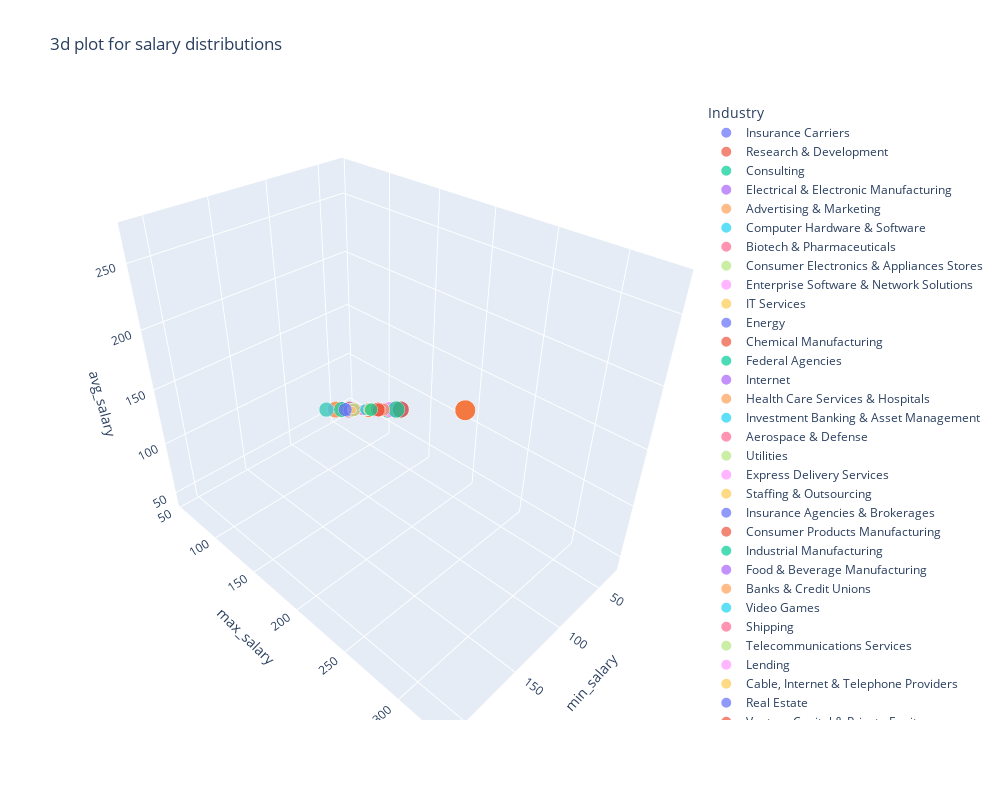

The code cell stored with this chart in its notebook:
### Markdown cell above
The scatter plot on the left shows the relationship betweeen minimum salaries (horizontal axis) and maximum salaries (vertical axis) for various roles (dots). A line of best fit (shown in red) indicates a positive correlation: As the minimum salary increases, so does the maximum salary. This suggests that roles with higher entry requirements tend to offer greater earning potential. 

The box plot provides a summary of the salary ranges for minimum and maximum salaries, highlighting the interquartile range and outliers. We are able to understand the salary structures and could help candidates negotiate salaries based on financial goals.

### Code cell
fig = px.scatter_3d(data_frame=df, x='min_salary', y='max_salary', z='avg_salary',
                    color='Industry', size='min_salary', title='3d plot for salary distributions',
                   width=1000, height=800)
#fig.layout.height = 500
fig.show()

### Figure 1 — Plotly figure (JSON) as saved in the notebook; plotly's stock layout.template omitted (floating-point values rounded to 4 significant figures)
{"data": [{"hovertemplate": "Industry=Insurance Carriers<br>min_salary=%{marker.size}<br>max_salary=%{y}<br>avg_salary=%{z}<extra></extra>", "legendgroup": "Insurance Carriers", "marker": {"color": "#636efa", "size": [137, 137, 75, 75, 79, 79, 90, 101, 56, 56, 79, 71, 71, 90, 90, 90, 145, 79, 112, 112, 110, 69, 66, 66, 128, 87, 92, 92], "sizemode": "area", "sizeref": 0.53, "symbol": "circle"}, "mode": "markers", "name": "Insurance Carriers", "scene": "scene", "showlegend": true, "type": "scatter3d", "x": [137, 137, 75, 75, 79, 79, 90, 101, 56, 56, 79, 71, 71, 90, 90, 90, 145, 79, 112, 112, 110, 69, 66, 66, 128, 87, 92, 92], "y": [171, 171, 131, 131, 131, 131, 109, 165, 97, 97, 106, 123, 123, 124, 124, 124, 225, 147, 116, 116, 163, 116, 112, 112, 201, 141, 155, 155], "z": [154, 154, 103, 103, 105, 105, 99, 133, 76, 76, 92, 97, 97, 107, 107, 107, 185, 113, 114, 114, 136, 92, 89, 89, 164, 114, 123, 123]}, {"hovertemplate": "Industry=Research & Development<br>min_salary=%{marker.size}<br>max_salary=%{y}<br>avg_salary=%{z}<extra></extra>", "legendgroup": "Research & Development", "marker": {"color": "#EF553B", "size": [137, 79, 101, 79, 79, 90, 79, 112, 112, 79, 31, 212, 212, 212, 66, 87, 92], "sizemode": "area", "sizeref": 0.53, "symbol": "circle"}, "mode": "markers", "name": "Research & Development", "scene": "scene", "showlegend": true, "type": "scatter3d", "x": [137, 79, 101, 79, 79, 90, 79, 112, 112, 79, 31, 212, 212, 212, 66, 87, 92], "y": [171, 131, 165, 106, 106, 124, 147, 116, 116, 133, 56, 331, 331, 331, 112, 141, 155], "z": [154, 105, 133, 92, 92, 107, 113, 114, 114, 106, 43, 271, 271, 271, 89, 114, 123]}, {"hovertemplate": "Industry=Consulting<br>min_salary=%{marker.size}<br>max_salary=%{y}<br>avg_salary=%{z}<extra></extra>", "legendgroup": "Consulting", "marker": {"color": "#00cc96", "size": [137, 137, 137, 75, 79, 99, 99, 99, 79, 90, 91, 91, 122, 122, 112, 124, 124, 69, 69, 95, 95, 212, 128, 128, 80, 87, 87, 87, 92, 92], "sizemode": "area", "sizeref": 0.53, "symbol": "circle"}, "mode": "markers", "name": "Consulting", "scene": "scene", "showlegend": true, "type": "scatter3d", "x": [137, 137, 137, 75, 79, 99, 99, 99, 79, 90, 91, 91, 122, 122, 112, 124, 124, 69, 69, 95, 95, 212, 128, 128, 80, 87, 87, 87, 92, 92], "y": [171, 171, 171, 131, 131, 132, 132, 132, 106, 124, 150, 150, 146, 146, 116, 198, 198, 116, 116, 119, 119, 331, 201, 201, 132, 141, 141, 141, 155, 155], "z": [154, 154, 154, 103, 105, 115, 115, 115, 92, 107, 120, 120, 134, 134, 114, 161, 161, 92, 92, 107, 107, 271, 164, 164, 106, 114, 114, 114, 123, 123]}, {"hovertemplate": "Industry=Electrical & Electronic Manufacturing<br>min_salary=%{marker.size}<br>max_salary=%{y}<br>avg_salary=%{z}<extra></extra>", "legendgroup": "Electrical & Electronic Manufacturing", "marker": {"color": "#ab63fa", "size": [137, 90, 141], "sizemode": "area", "sizeref": 0.53, "symbol": "circle"}, "mode": "markers", "name": "Electrical & Electronic Manufacturing", "scene": "scene", "showlegend": true, "type": "scatter3d", "x": [137, 90, 141], "y": [171, 109, 225], "z": [154, 99, 183]}, {"hovertemplate": "Industry=Advertising & Marketing<br>min_salary=%{marker.size}<br>max_salary=%{y}<br>avg_salary=%{z}<extra></extra>", "legendgroup": "Advertising & Marketing", "marker": {"color": "#FFA15A", "size": [137, 137, 75, 79, 99, 99, 90, 90, 90, 56, 56, 79, 90, 90, 110, 69, 138, 138, 80, 105, 105], "sizemode": "area", "sizeref": 0.53, "symbol": "circle"}, "mode": "markers", "name": "Advertising & Marketing", "scene": "scene", "showlegend": true, "type": "scatter3d", "x": [137, 137, 75, 79, 99, 99, 90, 90, 90, 56, 56, 79, 90, 90, 110, 69, 138, 138, 80, 105, 105], "y": [171, 171, 131, 131, 132, 132, 109, 109, 109, 97, 97, 106, 124, 124, 163, 116, 158, 158, 132, 167, 167], "z": [154, 154, 103, 105, 115, 115, 99, 99, 99, 76, 76, 92, 107, 107, 136, 92, 148, 148, 106, 136, 136]}, {"hovertemplate": "Industry=Computer Hardware & Software<br>min_salary=%{marker.size}<br>max_salary=%{y}<br>avg_salary=%{z}<extra></extra>", "legendgroup": "Computer Hardware & Software", "marker": {"color": "#19d3f3", "size": [137, 137, 137, 137, 75, 79, 79, 79, 79, 79, 99, 99, 99, 99, 99, 99, 90, 90, 90, 101, 101, 56, 79, 79, 90, 90, 90, 91, 141, 145, 79, 79, 79, 122, 122, 112, 112, 110, 110, 79, 69, 31, 31, 95, 212, 66, 128, 128, 128, 138, 80, 87, 87, 92, 92], "sizemode": "area", "sizeref": 0.53, "symbol": "circle"}, "mode": "markers", "name": "Computer Hardware & Software", "scene": "scene", "showlegend": true, "type": "scatter3d", "x": [137, 137, 137, 137, 75, 79, 79, 79, 79, 79, 99, 99, 99, 99, 99, 99, 90, 90, 90, 101, 101, 56, 79, 79, 90, 90, 90, 91, 141, 145, 79, 79, 79, 122, 122, 112, 112, 110, 110, 79, 69, 31, 31, 95, 212, 66, 128, 128, 128, 138, 80, 87, 87, 92, 92], "y": [171, 171, 171, 171, 131, 131, 131, 131, 131, 131, 132, 132, 132, 132, 132, 132, 109, 109, 109, 165, 165, 97, 106, 106, 124, 124, 124, 150, 225, 225, 147, 147, 147, 146, 146, 116, 116, 163, 163, 133, 116, 56, 56, 119, 331, 112, 201, 201, 201, 158, 132, 141, 141, 155, 155], "z": [154, 154, 154, 154, 103, 105, 105, 105, 105, 105, 115, 115, 115, 115, 115, 115, 99, 99, 99, 133, 133, 76, 92, 92, 107, 107, 107, 120, 183, 185, 113, 113, 113, 134, 134, 114, 114, 136, 136, 106, 92, 43, 43, 107, 271, 89, 164, 164, 164, 148, 106, 114, 114, 123, 123]}, {"hovertemplate": "Industry=Biotech & Pharmaceuticals<br>min_salary=%{marker.size}<br>max_salary=%{y}<br>avg_salary=%{z}<extra></extra>", "legendgroup": "Biotech & Pharmaceuticals", "marker": {"color": "#FF6692", "size": [137, 75, 75, 75, 75, 75, 79, 79, 79, 79, 79, 79, 99, 99, 90, 90, 90, 90, 90, 90, 101, 101, 101, 56, 56, 56, 56, 56, 56, 79, 79, 79, 71, 90, 90, 91, 91, 141, 145, 145, 79, 112, 112, 110, 110, 110, 124, 79, 69, 31, 95, 212, 212, 212, 128, 128, 128, 128, 138, 80, 80, 92, 105], "sizemode": "area", "sizeref": 0.53, "symbol": "circle"}, "mode": "markers", "name": "Biotech & Pharmaceuticals", "scene": "scene", "showlegend": true, "type": "scatter3d", "x": [137, 75, 75, 75, 75, 75, 79, 79, 79, 79, 79, 79, 99, 99, 90, 90, 90, 90, 90, 90, 101, 101, 101, 56, 56, 56, 56, 56, 56, 79, 79, 79, 71, 90, 90, 91, 91, 141, 145, 145, 79, 112, 112, 110, 110, 110, 124, 79, 69, 31, 95, 212, 212, 212, 128, 128, 128, 128, 138, 80, 80, 92, 105], "y": [171, 131, 131, 131, 131, 131, 131, 131, 131, 131, 131, 131, 132, 132, 109, 109, 109, 109, 109, 109, 165, 165, 165, 97, 97, 97, 97, 97, 97, 106, 106, 106, 123, 124, 124, 150, 150, 225, 225, 225, 147, 116, 116, 163, 163, 163, 198, 133, 116, 56, 119, 331, 331, 331, 201, 201, 201, 201, 158, 132, 132, 155, 167], "z": [154, 103, 103, 103, 103, 103, 105, 105, 105, 105, 105, 105, 115, 115, 99, 99, 99, 99, 99, 99, 133, 133, 133, 76, 76, 76, 76, 76, 76, 92, 92, 92, 97, 107, 107, 120, 120, 183, 185, 185, 113, 114, 114, 136, 136, 136, 161, 106, 92, 43, 107, 271, 271, 271, 164, 164, 164, 164, 148, 106, 106, 123, 136]}, {"hovertemplate": "Industry=Consumer Electronics & Appliances Stores<br>min_salary=%{marker.size}<br>max_salary=%{y}<br>avg_salary=%{z}<extra></extra>", "legendgroup": "Consumer Electronics & Appliances Stores", "marker": {"color": "#B6E880", "size": [137, 79], "sizemode": "area", "sizeref": 0.53, "symbol": "circle"}, "mode": "markers", "name": "Consumer Electronics & Appliances Stores", "scene": "scene", "showlegend": true, "type": "scatter3d", "x": [137, 79], "y": [171, 131], "z": [154, 105]}, {"hovertemplate": "Industry=Enterprise Software & Network Solutions<br>min_salary=%{marker.size}<br>max_salary=%{y}<br>avg_salary=%{z}<extra></extra>", "legendgroup": "Enterprise Software & Network Solutions", "marker": {"color": "#FF97FF", "size": [137, 137, 137, 137, 75, 75, 75, 75, 75, 75, 75, 79, 99, 99, 99, 99, 90, 90, 90, 101, 101, 101, 79, 90, 91, 145, 122, 122, 122, 112, 110, 110, 124, 31, 31, 66, 138, 138, 80, 87, 92, 92], "sizemode": "area", "sizeref": 0.53, "symbol": "circle"}, "mode": "markers", "name": "Enterprise Software & Network Solutions", "scene": "scene", "showlegend": true, "type": "scatter3d", "x": [137, 137, 137, 137, 75, 75, 75, 75, 75, 75, 75, 79, 99, 99, 99, 99, 90, 90, 90, 101, 101, 101, 79, 90, 91, 145, 122, 122, 122, 112, 110, 110, 124, 31, 31, 66, 138, 138, 80, 87, 92, 92], "y": [171, 171, 171, 171, 131, 131, 131, 131, 131, 131, 131, 131, 132, 132, 132, 132, 109, 109, 109, 165, 165, 165, 106, 124, 150, 225, 146, 146, 146, 116, 163, 163, 198, 56, 56, 112, 158, 158, 132, 141, 155, 155], "z": [154, 154, 154, 154, 103, 103, 103, 103, 103, 103, 103, 105, 115, 115, 115, 115, 99, 99, 99, 133, 133, 133, 92, 107, 120, 185, 134, 134, 134, 114, 136, 136, 161, 43, 43, 89, 148, 148, 106, 114, 123, 123]}, {"hovertemplate": "Industry=IT Services<br>min_salary=%{marker.size}<br>max_salary=%{y}<br>avg_salary=%{z}<extra></extra>", "legendgroup": "IT Services", "marker": {"color": "#FECB52", "size": [137, 75, 75, 79, 79, 90, 101, 56, 56, 79, 79, 79, 71, 71, 90, 90, 91, 91, 91, 141, 141, 145, 145, 79, 79, 122, 112, 110, 124, 124, 79, 69, 69, 69, 31, 31, 95, 212, 66, 66, 66, 66, 66, 66, 80, 80, 80, 87, 87, 92, 105, 105], "sizemode": "area", "sizeref": 0.53, "symbol": "circle"}, "mode": "markers", "name": "IT Services", "scene": "scene", "showlegend": true, "type": "scatter3d", "x": [137, 75, 75, 79, 79, 90, 101, 56, 56, 79, 79, 79, 71, 71, 90, 90, 91, 91, 91, 141, 141, 145, 145, 79, 79, 122, 112, 110, 124, 124, 79, 69, 69, 69, 31, 31, 95, 212, 66, 66, 66, 66, 66, 66, 80, 80, 80, 87, 87, 92, 105, 105], "y": [171, 131, 131, 131, 131, 109, 165, 97, 97, 106, 106, 106, 123, 123, 124, 124, 150, 150, 150, 225, 225, 225, 225, 147, 147, 146, 116, 163, 198, 198, 133, 116, 116, 116, 56, 56, 119, 331, 112, 112, 112, 112, 112, 112, 132, 132, 132, 141, 141, 155, 167, 167], "z": [154, 103, 103, 105, 105, 99, 133, 76, 76, 92, 92, 92, 97, 97, 107, 107, 120, 120, 120, 183, 183, 185, 185, 113, 113, 134, 114, 136, 161, 161, 106, 92, 92, 92, 43, 43, 107, 271, 89, 89, 89, 89, 89, 89, 106, 106, 106, 114, 114, 123, 136, 136]}, {"hovertemplate": "Industry=Energy<br>min_salary=%{marker.size}<br>max_salary=%{y}<br>avg_salary=%{z}<extra></extra>", "legendgroup": "Energy", "marker": {"color": "#636efa", "size": [137, 56, 91, 112, 66], "sizemode": "area", "sizeref": 0.53, "symbol": "circle"}, "mode": "markers", "name": "Energy", "scene": "scene", "showlegend": true, "type": "scatter3d", "x": [137, 56, 91, 112, 66], "y": [171, 97, 150, 116, 112], "z": [154, 76, 120, 114, 89]}, {"hovertemplate": "Industry=Chemical Manufacturing<br>min_salary=%{marker.size}<br>max_salary=%{y}<br>avg_salary=%{z}<extra></extra>", "legendgroup": "Chemical Manufacturing", "marker": {"color": "#EF553B", "size": [137, 137, 56], "sizemode": "area", "sizeref": 0.53, "symbol": "circle"}, "mode": "markers", "name": "Chemical Manufacturing", "scene": "scene", "showlegend": true, "type": "scatter3d", "x": [137, 137, 56], "y": [171, 171, 97], "z": [154, 154, 76]}, {"hovertemplate": "Industry=Federal Agencies<br>min_salary=%{marker.size}<br>max_salary=%{y}<br>avg_salary=%{z}<extra></extra>", "legendgroup": "Federal Agencies", "marker": {"color": "#00cc96", "size": [137, 137, 75, 90, 101, 56, 71, 91, 145, 79, 110, 128, 128, 138, 138, 80], "sizemode": "area", "sizeref": 0.53, "symbol": "circle"}, "mode": "markers", "name": "Federal Agencies", "scene": "scene", "showlegend": true, "type": "scatter3d", "x": [137, 137, 75, 90, 101, 56, 71, 91, 145, 79, 110, 128, 128, 138, 138, 80], "y": [171, 171, 131, 109, 165, 97, 123, 150, 225, 147, 163, 201, 201, 158, 158, 132], "z": [154, 154, 103, 99, 133, 76, 97, 120, 185, 113, 136, 164, 164, 148, 148, 106]}, {"hovertemplate": "Industry=Internet<br>min_salary=%{marker.size}<br>max_salary=%{y}<br>avg_salary=%{z}<extra></extra>", "legendgroup": "Internet", "marker": {"color": "#ab63fa", "size": [137, 137, 75, 75, 79, 79, 79, 99, 99, 56, 79, 71, 71, 71, 91, 141, 145, 112, 124, 124, 79, 69, 95, 66, 128, 128, 80], "sizemode": "area", "sizeref": 0.53, "symbol": "circle"}, "mode": "markers", "name": "Internet", "scene": "scene", "showlegend": true, "type": "scatter3d", "x": [137, 137, 75, 75, 79, 79, 79, 99, 99, 56, 79, 71, 71, 71, 91, 141, 145, 112, 124, 124, 79, 69, 95, 66, 128, 128, 80], "y": [171, 171, 131, 131, 131, 131, 131, 132, 132, 97, 106, 123, 123, 123, 150, 225, 225, 116, 198, 198, 133, 116, 119, 112, 201, 201, 132], "z": [154, 154, 103, 103, 105, 105, 105, 115, 115, 76, 92, 97, 97, 97, 120, 183, 185, 114, 161, 161, 106, 92, 107, 89, 164, 164, 106]}, {"hovertemplate": "Industry=Health Care Services & Hospitals<br>min_salary=%{marker.size}<br>max_salary=%{y}<br>avg_salary=%{z}<extra></extra>", "legendgroup": "Health Care Services & Hospitals", "marker": {"color": "#FFA15A", "size": [137, 75, 75, 79, 99, 99, 99, 56, 79, 145, 112, 110, 110, 95, 138, 80, 80, 87], "sizemode": "area", "sizeref": 0.53, "symbol": "circle"}, "mode": "markers", "name": "Health Care Services & Hospitals", "scene": "scene", "showlegend": true, "type": "scatter3d", "x": [137, 75, 75, 79, 99, 99, 99, 56, 79, 145, 112, 110, 110, 95, 138, 80, 80, 87], "y": [171, 131, 131, 131, 132, 132, 132, 97, 106, 225, 116, 163, 163, 119, 158, 132, 132, 141], "z": [154, 103, 103, 105, 115, 115, 115, 76, 92, 185, 114, 136, 136, 107, 148, 106, 106, 114]}, {"hovertemplate": "Industry=Investment Banking & Asset Management<br>min_salary=%{marker.size}<br>max_salary=%{y}<br>avg_salary=%{z}<extra></extra>", "legendgroup": "Investment Banking & Asset Management", "marker": {"color": "#19d3f3", "size": [137, 75, 75, 79, 99, 99, 71, 71, 79, 79, 79, 31, 128], "sizemode": "area", "sizeref": 0.53, "symbol": "circle"}, "mode": "markers", "name": "Investment Banking & Asset Management", "scene": "scene", "showlegend": true, "type": "scatter3d", "x": [137, 75, 75, 79, 99, 99, 71, 71, 79, 79, 79, 31, 128], "y": [171, 131, 131, 131, 132, 132, 123, 123, 147, 147, 133, 56, 201], "z": [154, 103, 103, 105, 115, 115, 97, 97, 113, 113, 106, 43, 164]}, {"hovertemplate": "Industry=Aerospace & Defense<br>min_salary=%{marker.size}<br>max_salary=%{y}<br>avg_salary=%{z}<extra></extra>", "legendgroup": "Aerospace & Defense", "marker": {"color": "#FF6692", "size": [137, 75, 99, 99, 90, 101, 56, 79, 71, 90, 91, 141, 145, 79, 79, 122, 112, 110, 110, 124, 31, 31, 212, 128, 138, 138, 138, 80, 80, 87, 87, 92, 105, 105], "sizemode": "area", "sizeref": 0.53, "symbol": "circle"}, "mode": "markers", "name": "Aerospace & Defense", "scene": "scene", "showlegend": true, "type": "scatter3d", "x": [137, 75, 99, 99, 90, 101, 56, 79, 71, 90, 91, 141, 145, 79, 79, 122, 112, 110, 110, 124, 31, 31, 212, 128, 138, 138, 138, 80, 80, 87, 87, 92, 105, 105], "y": [171, 131, 132, 132, 109, 165, 97, 106, 123, 124, 150, 225, 225, 147, 147, 146, 116, 163, 163, 198, 56, 56, 331, 201, 158, 158, 158, 132, 132, 141, 141, 155, 167, 167], "z": [154, 103, 115, 115, 99, 133, 76, 92, 97, 107, 120, 183, 185, 113, 113, 134, 114, 136, 136, 161, 43, 43, 271, 164, 148, 148, 148, 106, 106, 114, 114, 123, 136, 136]}, {"hovertemplate": "Industry=Utilities<br>min_salary=%{marker.size}<br>max_salary=%{y}<br>avg_salary=%{z}<extra></extra>", "legendgroup": "Utilities", "marker": {"color": "#B6E880", "size": [75, 90, 91], "sizemode": "area", "sizeref": 0.53, "symbol": "circle"}, "mode": "markers", "name": "Utilities", "scene": "scene", "showlegend": true, "type": "scatter3d", "x": [75, 90, 91], "y": [131, 109, 150], "z": [103, 99, 120]}, {"hovertemplate": "Industry=Express Delivery Services<br>min_salary=%{marker.size}<br>max_salary=%{y}<br>avg_salary=%{z}<extra></extra>", "legendgroup": "Express Delivery Services", "marker": {"color": "#FF97FF", "size": [75, 124], "sizemode": "area", "sizeref": 0.53, "symbol": "circle"}, "mode": "markers", "name": "Express Delivery Services", "scene": "scene", "showlegend": true, "type": "scatter3d", "x": [75, 124], "y": [131, 198], "z": [103, 161]}, {"hovertemplate": "Industry=Staffing & Outsourcing<br>min_salary=%{marker.size}<br>max_salary=%{y}<br>avg_salary=%{z}<extra></extra>", "legendgroup": "Staffing & Outsourcing", "marker": {"color": "#FECB52", "size": [75, 79, 90, 101, 79, 91, 141, 145, 79, 122, 112, 112, 112, 124, 124, 79, 69, 69, 69, 31, 95, 95, 95, 212, 212, 212, 66, 66, 66, 128, 87, 87, 92, 105], "sizemode": "area", "sizeref": 0.53, "symbol": "circle"}, "mode": "markers", "name": "Staffing & Outsourcing", "scene": "scene", "showlegend": true, "type": "scatter3d", "x": [75, 79, 90, 101, 79, 91, 141, 145, 79, 122, 112, 112, 112, 124, 124, 79, 69, 69, 69, 31, 95, 95, 95, 212, 212, 212, 66, 66, 66, 128, 87, 87, 92, 105], "y": [131, 131, 109, 165, 106, 150, 225, 225, 147, 146, 116, 116, 116, 198, 198, 133, 116, 116, 116, 56, 119, 119, 119, 331, 331, 331, 112, 112, 112, 201, 141, 141, 155, 167], "z": [103, 105, 99, 133, 92, 120, 183, 185, 113, 134, 114, 114, 114, 161, 161, 106, 92, 92, 92, 43, 107, 107, 107, 271, 271, 271, 89, 89, 89, 164, 114, 114, 123, 136]}, {"hovertemplate": "Industry=Insurance Agencies & Brokerages<br>min_salary=%{marker.size}<br>max_salary=%{y}<br>avg_salary=%{z}<extra></extra>", "legendgroup": "Insurance Agencies & Brokerages", "marker": {"color": "#636efa", "size": [75, 79, 122, 31], "sizemode": "area", "sizeref": 0.53, "symbol": "circle"}, "mode": "markers", "name": "Insurance Agencies & Brokerages", "scene": "scene", "showlegend": true, "type": "scatter3d", "x": [75, 79, 122, 31], "y": [131, 131, 146, 56], "z": [103, 105, 134, 43]}, {"hovertemplate": "Industry=Consumer Products Manufacturing<br>min_salary=%{marker.size}<br>max_salary=%{y}<br>avg_salary=%{z}<extra></extra>", "legendgroup": "Consumer Products Manufacturing", "marker": {"color": "#EF553B", "size": [79, 79, 110, 69, 138], "sizemode": "area", "sizeref": 0.53, "symbol": "circle"}, "mode": "markers", "name": "Consumer Products Manufacturing", "scene": "scene", "showlegend": true, "type": "scatter3d", "x": [79, 79, 110, 69, 138], "y": [131, 147, 163, 116, 158], "z": [105, 113, 136, 92, 148]}, {"hovertemplate": "Industry=Industrial Manufacturing<br>min_salary=%{marker.size}<br>max_salary=%{y}<br>avg_salary=%{z}<extra></extra>", "legendgroup": "Industrial Manufacturing", "marker": {"color": "#00cc96", "size": [79, 90, 128], "sizemode": "area", "sizeref": 0.53, "symbol": "circle"}, "mode": "markers", "name": "Industrial Manufacturing", "scene": "scene", "showlegend": true, "type": "scatter3d", "x": [79, 90, 128], "y": [131, 124, 201], "z": [105, 107, 164]}, {"hovertemplate": "Industry=Food & Beverage Manufacturing<br>min_salary=%{marker.size}<br>max_salary=%{y}<br>avg_salary=%{z}<extra></extra>", "legendgroup": "Food & Beverage Manufacturing", "marker": {"color": "#ab63fa", "size": [79, 99, 138, 92], "sizemode": "area", "sizeref": 0.53, "symbol": "circle"}, "mode": "markers", "name": "Food & Beverage Manufacturing", "scene": "scene", "showlegend": true, "type": "scatter3d", "x": [79, 99, 138, 92], "y": [131, 132, 158, 155], "z": [105, 115, 148, 123]}, {"hovertemplate": "Industry=Banks & Credit Unions<br>min_salary=%{marker.size}<br>max_salary=%{y}<br>avg_salary=%{z}<extra></extra>", "legendgroup": "Banks & Credit Unions", "marker": {"color": "#FFA15A", "size": [79, 99, 101, 91, 110, 138, 138, 87], "sizemode": "area", "sizeref": 0.53, "symbol": "circle"}, "mode": "markers", "name": "Banks & Credit Unions", "scene": "scene", "showlegend": true, "type": "scatter3d", "x": [79, 99, 101, 91, 110, 138, 138, 87], "y": [131, 132, 165, 150, 163, 158, 158, 141], "z": [105, 115, 133, 120, 136, 148, 148, 114]}, {"hovertemplate": "Industry=Video Games<br>min_salary=%{marker.size}<br>max_salary=%{y}<br>avg_salary=%{z}<extra></extra>", "legendgroup": "Video Games", "marker": {"color": "#19d3f3", "size": [99, 90, 141], "sizemode": "area", "sizeref": 0.53, "symbol": "circle"}, "mode": "markers", "name": "Video Games", "scene": "scene", "showlegend": true, "type": "scatter3d", "x": [99, 90, 141], "y": [132, 109, 225], "z": [115, 99, 183]}, {"hovertemplate": "Industry=Shipping<br>min_salary=%{marker.size}<br>max_salary=%{y}<br>avg_salary=%{z}<extra></extra>", "legendgroup": "Shipping", "marker": {"color": "#FF6692", "size": [99], "sizemode": "area", "sizeref": 0.53, "symbol": "circle"}, "mode": "markers", "name": "Shipping", "scene": "scene", "showlegend": true, "type": "scatter3d", "x": [99], "y": [132], "z": [115]}, {"hovertemplate": "Industry=Telecommunications Services<br>min_salary=%{marker.size}<br>max_salary=%{y}<br>avg_salary=%{z}<extra></extra>", "legendgroup": "Telecommunications Services", "marker": {"color": "#B6E880", "size": [99, 90, 101, 79, 105], "sizemode": "area", "sizeref": 0.53, "symbol": "circle"}, "mode": "markers", "name": "Telecommunications Services", "scene": "scene", "showlegend": true, "type": "scatter3d", "x": [99, 90, 101, 79, 105], "y": [132, 109, 165, 133, 167], "z": [115, 99, 133, 106, 136]}, {"hovertemplate": "Industry=Lending<br>min_salary=%{marker.size}<br>max_salary=%{y}<br>avg_salary=%{z}<extra></extra>", "legendgroup": "Lending", "marker": {"color": "#FF97FF", "size": [90, 90, 56, 79, 145, 124, 66], "sizemode": "area", "sizeref": 0.53, "symbol": "circle"}, "mode": "markers", "name": "Lending", "scene": "scene", "showlegend": true, "type": "scatter3d", "x": [90, 90, 56, 79, 145, 124, 66], "y": [109, 109, 97, 106, 225, 198, 112], "z": [99, 99, 76, 92, 185, 161, 89]}, {"hovertemplate": "Industry=Cable, Internet & Telephone Providers<br>min_salary=%{marker.size}<br>max_salary=%{y}<br>avg_salary=%{z}<extra></extra>", "legendgroup": "Cable, Internet & Telephone Providers", "marker": {"color": "#FECB52", "size": [90], "sizemode": "area", "sizeref": 0.53, "symbol": "circle"}, "mode": "markers", "name": "Cable, Internet & Telephone Providers", "scene": "scene", "showlegend": true, "type": "scatter3d", "x": [90], "y": [109], "z": [99]}, {"hovertemplate": "Industry=Real Estate<br>min_salary=%{marker.size}<br>max_salary=%{y}<br>avg_salary=%{z}<extra></extra>", "legendgroup": "Real Estate", "marker": {"color": "#636efa", "size": [101, 71, 91], "sizemode": "area", "sizeref": 0.53, "symbol": "circle"}, "mode": "markers", "name": "Real Estate", "scene": "scene", "showlegend": true, "type": "scatter3d", "x": [101, 71, 91], "y": [165, 123, 150], "z": [133, 97, 120]}, {"hovertemplate": "Industry=Venture Capital & Private Equity<br>min_salary=%{marker.size}<br>max_salary=%{y}<br>avg_salary=%{z}<extra></extra>", "legendgroup": "Venture Capital & Private Equity", "marker": {"color": "#EF553B", "size": [101, 71], "sizemode": "area", "sizeref": 0.53, "symbol": "circle"}, "mode": "markers", "name": "Venture Capital & Private Equity", "scene": "scene", "showlegend": true, "type": "scatter3d", "x": [101, 71], "y": [165, 123], "z": [133, 97]}, {"hovertemplate": "Industry=Miscellaneous Manufacturing<br>min_salary=%{marker.size}<br>max_salary=%{y}<br>avg_salary=%{z}<extra></extra>", "legendgroup": "Miscellaneous Manufacturing", "marker": {"color": "#00cc96", "size": [79, 122, 31], "sizemode": "area", "sizeref": 0.53, "symbol": "circle"}, "mode": "markers", "name": "Miscellaneous Manufacturing", "scene": "scene", "showlegend": true, "type": "scatter3d", "x": [79, 122, 31], "y": [106, 146, 56], "z": [92, 134, 43]}, {"hovertemplate": "Industry=Oil & Gas Services<br>min_salary=%{marker.size}<br>max_salary=%{y}<br>avg_salary=%{z}<extra></extra>", "legendgroup": "Oil & Gas Services", "marker": {"color": "#ab63fa", "size": [79, 31], "sizemode": "area", "sizeref": 0.53, "symbol": "circle"}, "mode": "markers", "name": "Oil & Gas Services", "scene": "scene", "showlegend": true, "type": "scatter3d", "x": [79, 31], "y": [106, 56], "z": [92, 43]}, {"hovertemplate": "Industry=Transportation Equipment Manufacturing<br>min_salary=%{marker.size}<br>max_salary=%{y}<br>avg_salary=%{z}<extra></extra>", "legendgroup": "Transportation Equipment Manufacturing", "marker": {"color": "#FFA15A", "size": [71, 141], "sizemode": "area", "sizeref": 0.53, "symbol": "circle"}, "mode": "markers", "name": "Transportation Equipment Manufacturing", "scene": "scene", "showlegend": true, "type": "scatter3d", "x": [71, 141], "y": [123, 225], "z": [97, 183]}, {"hovertemplate": "Industry=Telecommunications Manufacturing<br>min_salary=%{marker.size}<br>max_salary=%{y}<br>avg_salary=%{z}<extra></extra>", "legendgroup": "Telecommunications Manufacturing", "marker": {"color": "#19d3f3", "size": [71], "sizemode": "area", "sizeref": 0.53, "symbol": "circle"}, "mode": "markers", "name": "Telecommunications Manufacturing", "scene": "scene", "showlegend": true, "type": "scatter3d", "x": [71], "y": [123], "z": [97]}, {"hovertemplate": "Industry=Transportation Management<br>min_salary=%{marker.size}<br>max_salary=%{y}<br>avg_salary=%{z}<extra></extra>", "legendgroup": "Transportation Management", "marker": {"color": "#FF6692", "size": [90], "sizemode": "area", "sizeref": 0.53, "symbol": "circle"}, "mode": "markers", "name": "Transportation Management", "scene": "scene", "showlegend": true, "type": "scatter3d", "x": [90], "y": [124], "z": [107]}, {"hovertemplate": "Industry=News Outlet<br>min_salary=%{marker.size}<br>max_salary=%{y}<br>avg_salary=%{z}<extra></extra>", "legendgroup": "News Outlet", "marker": {"color": "#B6E880", "size": [90], "sizemode": "area", "sizeref": 0.53, "symbol": "circle"}, "mode": "markers", "name": "News Outlet", "scene": "scene", "showlegend": true, "type": "scatter3d", "x": [90], "y": [124], "z": [107]}, {"hovertemplate": "Industry=Architectural & Engineering Services<br>min_salary=%{marker.size}<br>max_salary=%{y}<br>avg_salary=%{z}<extra></extra>", "legendgroup": "Architectural & Engineering Services", "marker": {"color": "#FF97FF", "size": [91, 141, 124], "sizemode": "area", "sizeref": 0.53, "symbol": "circle"}, "mode": "markers", "name": "Architectural & Engineering Services", "scene": "scene", "showlegend": true, "type": "scatter3d", "x": [91, 141, 124], "y": [150, 225, 198], "z": [120, 183, 161]}, {"hovertemplate": "Industry=Other Retail Stores<br>min_salary=%{marker.size}<br>max_salary=%{y}<br>avg_salary=%{z}<extra></extra>", "legendgroup": "Other Retail Stores", "marker": {"color": "#FECB52", "size": [141, 141], "sizemode": "area", "sizeref": 0.53, "symbol": "circle"}, "mode": "markers", "name": "Other Retail Stores", "scene": "scene", "showlegend": true, "type": "scatter3d", "x": [141, 141], "y": [225, 225], "z": [183, 183]}, {"hovertemplate": "Industry=Hotels, Motels, & Resorts<br>min_salary=%{marker.size}<br>max_salary=%{y}<br>avg_salary=%{z}<extra></extra>", "legendgroup": "Hotels, Motels, & Resorts", "marker": {"color": "#636efa", "size": [141], "sizemode": "area", "sizeref": 0.53, "symbol": "circle"}, "mode": "markers", "name": "Hotels, Motels, & Resorts", "scene": "scene", "showlegend": true, "type": "scatter3d", "x": [141], "y": [225], "z": [183]}, {"hovertemplate": "Industry=State & Regional Agencies<br>min_salary=%{marker.size}<br>max_salary=%{y}<br>avg_salary=%{z}<extra></extra>", "legendgroup": "State & Regional Agencies", "marker": {"color": "#EF553B", "size": [141], "sizemode": "area", "sizeref": 0.53, "symbol": "circle"}, "mode": "markers", "name": "State & Regional Agencies", "scene": "scene", "showlegend": true, "type": "scatter3d", "x": [141], "y": [225], "z": [183]}, {"hovertemplate": "Industry=Financial Transaction Processing<br>min_salary=%{marker.size}<br>max_salary=%{y}<br>avg_salary=%{z}<extra></extra>", "legendgroup": "Financial Transaction Processing", "marker": {"color": "#00cc96", "size": [145, 31], "sizemode": "area", "sizeref": 0.53, "symbol": "circle"}, "mode": "markers", "name": "Financial Transaction Processing", "scene": "scene", "showlegend": true, "type": "scatter3d", "x": [145, 31], "y": [225, 56], "z": [185, 43]}, {"hovertemplate": "Industry=Timber Operations<br>min_salary=%{marker.size}<br>max_salary=%{y}<br>avg_salary=%{z}<extra></extra>", "legendgroup": "Timber Operations", "marker": {"color": "#ab63fa", "size": [79, 69], "sizemode": "area", "sizeref": 0.53, "symbol": "circle"}, "mode": "markers", "name": "Timber Operations", "scene": "scene", "showlegend": true, "type": "scatter3d", "x": [79, 69], "y": [147, 116], "z": [113, 92]}, {"hovertemplate": "Industry=Colleges & Universities<br>min_salary=%{marker.size}<br>max_salary=%{y}<br>avg_salary=%{z}<extra></extra>", "legendgroup": "Colleges & Universities", "marker": {"color": "#FFA15A", "size": [79, 69], "sizemode": "area", "sizeref": 0.53, "symbol": "circle"}, "mode": "markers", "name": "Colleges & Universities", "scene": "scene", "showlegend": true, "type": "scatter3d", "x": [79, 69], "y": [147, 116], "z": [113, 92]}, {"hovertemplate": "Industry=Travel Agencies<br>min_salary=%{marker.size}<br>max_salary=%{y}<br>avg_salary=%{z}<extra></extra>", "legendgroup": "Travel Agencies", "marker": {"color": "#19d3f3", "size": [112, 66], "sizemode": "area", "sizeref": 0.53, "symbol": "circle"}, "mode": "markers", "name": "Travel Agencies", "scene": "scene", "showlegend": true, "type": "scatter3d", "x": [112, 66], "y": [116, 112], "z": [114, 89]}, {"hovertemplate": "Industry=Logistics & Supply Chain<br>min_salary=%{marker.size}<br>max_salary=%{y}<br>avg_salary=%{z}<extra></extra>", "legendgroup": "Logistics & Supply Chain", "marker": {"color": "#FF6692", "size": [79], "sizemode": "area", "sizeref": 0.53, "symbol": "circle"}, "mode": "markers", "name": "Logistics & Supply Chain", "scene": "scene", "showlegend": true, "type": "scatter3d", "x": [79], "y": [133], "z": [106]}, {"hovertemplate": "Industry=Farm Support Services<br>min_salary=%{marker.size}<br>max_salary=%{y}<br>avg_salary=%{z}<extra></extra>", "legendgroup": "Farm Support Services", "marker": {"color": "#B6E880", "size": [79], "sizemode": "area", "sizeref": 0.53, "symbol": "circle"}, "mode": "markers", "name": "Farm Support Services", "scene": "scene", "showlegend": true, "type": "scatter3d", "x": [79], "y": [133], "z": [106]}, {"hovertemplate": "Industry=Social Assistance<br>min_salary=%{marker.size}<br>max_salary=%{y}<br>avg_salary=%{z}<extra></extra>", "legendgroup": "Social Assistance", "marker": {"color": "#FF97FF", "size": [31], "sizemode": "area", "sizeref": 0.53, "symbol": "circle"}, "mode": "markers", "name": "Social Assistance", "scene": "scene", "showlegend": true, "type": "scatter3d", "x": [31], "y": [56], "z": [43]}, {"hovertemplate": "Industry=Construction<br>min_salary=%{marker.size}<br>max_salary=%{y}<br>avg_salary=%{z}<extra></extra>", "legendgroup": "Construction", "marker": {"color": "#FECB52", "size": [31, 80], "sizemode": "area", "sizeref": 0.53, "symbol": "circle"}, "mode": "markers", "name": "Construction", "scene": "scene", "showlegend": true, "type": "scatter3d", "x": [31, 80], "y": [56, 132], "z": [43, 106]}, {"hovertemplate": "Industry=Department, Clothing, & Shoe Stores<br>min_salary=%{marker.size}<br>max_salary=%{y}<br>avg_salary=%{z}<extra></extra>", "legendgroup": "Department, Clothing, & Shoe Stores", "marker": {"color": "#636efa", "size": [95], "sizemode": "area", "sizeref": 0.53, "symbol": "circle"}, "mode": "markers", "name": "Department, Clothing, & Shoe Stores", "scene": "scene", "showlegend": true, "type": "scatter3d", "x": [95], "y": [119], "z": [107]}, {"hovertemplate": "Industry=Wholesale<br>min_salary=%{marker.size}<br>max_salary=%{y}<br>avg_salary=%{z}<extra></extra>", "legendgroup": "Wholesale", "marker": {"color": "#EF553B", "size": [212, 92, 105], "sizemode": "area", "sizeref": 0.53, "symbol": "circle"}, "mode": "markers", "name": "Wholesale", "scene": "scene", "showlegend": true, "type": "scatter3d", "x": [212, 92, 105], "y": [331, 155, 167], "z": [271, 123, 136]}, {"hovertemplate": "Industry=Rail<br>min_salary=%{marker.size}<br>max_salary=%{y}<br>avg_salary=%{z}<extra></extra>", "legendgroup": "Rail", "marker": {"color": "#00cc96", "size": [87], "sizemode": "area", "sizeref": 0.53, "symbol": "circle"}, "mode": "markers", "name": "Rail", "scene": "scene", "showlegend": true, "type": "scatter3d", "x": [87], "y": [141], "z": [114]}], "layout": {"height": 800, "legend": {"itemsizing": "constant", "title": {"text": "Industry"}, "tracegroupgap": 0}, "scene": {"aspectmode": "auto", "aspectratio": {"x": 0.8054, "y": 1.224, "z": 1.015}, "domain": {"x": [0, 1], "y": [0, 1]}, "xaxis": {"title": {"text": "min_salary"}, "type": "linear"}, "yaxis": {"title": {"text": "max_salary"}, "type": "linear"}, "zaxis": {"title": {"text": "avg_salary"}, "type": "linear"}}, "title": {"text": "3d plot for salary distributions"}, "width": 1000}}
